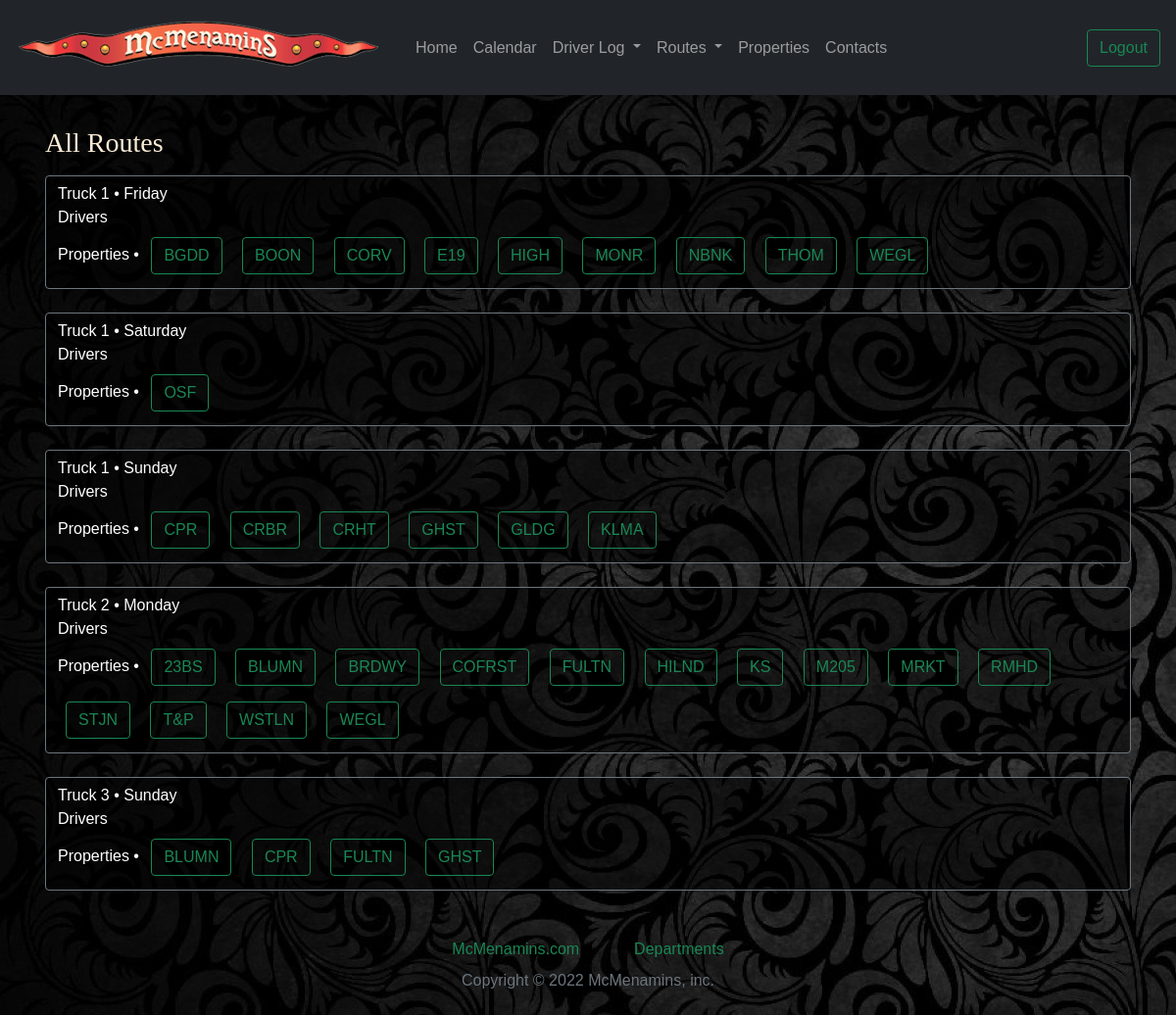
Page /view_routes/ (signed in) on the committed database.
### mcmen_dist_app/models.py (models this page shows, shortened)
class Route(models.Model):
    truck_num = models.CharField(max_length=10)
    day = models.CharField(max_length=10)
    drivers = models.ManyToManyField(User)
    properties = models.ManyToManyField(Property)
    class Meta:
        ordering = ('truck_num', 'day')

class Property(models.Model):
    code = models.CharField(max_length=10)
    latitude = models.FloatField(max_length=20)
    longitude = models.FloatField(max_length=20)
    name = models.CharField(max_length=40)
    phone_num = models.CharField(max_length=20,null=True, blank=True)
    address = models.CharField(max_length=30)
    city = models.CharField(max_length=30)
    state = models.CharField(max_length=30)
    zipcode = models.CharField(max_length=15)
    manager = models.CharField(max_length=30)
    brewer = models.CharField(max_length=30)
    delivery = models.CharField(max_length=30)
    notes = models.TextField(max_length=500)
    images = models.ImageField(upload_to='images/', default='uploaded_files/images/default.jpg')
    def __str__(self):
        return self.code
    class Meta:
        ordering = ('name',)

### mcmen_dist_app/views.py (the view)
# urls.py: path('view_routes/', views.all_routes, name = 'view_routes'),
@login_required
def all_routes(request):
  routes = Route.objects.all()
  props = Property.objects.all()
  return render(request, 'distribution/view_routes.html', {'routes': routes, 'props': props})

### templates/distribution/view_routes.html (shortened to what this page needs)
{% extends 'base.html' %} {% block content %}
<div class="container-sm class= p-3">
    <h3 class="my-3">All Routes</h3>
    {% for route in routes %}
    <div class="mb-4 form-control bg-black bg-opacity-50 text-white border border-secondary">
      Truck {{route.truck_num}} • {{route.day}}<br>
      Drivers
      <br>
      Properties •
      {% for property in route.properties.all %}
      <a href="{% url 'prop_details' property.id%}" class="btn btn-outline-success m-2">{{property}}</a>
      {% endfor %}
    </div>
    {% endfor %}
</div>
{% endblock %}

### static/styles.css (style rules this page uses)
h3 { color:antiquewhite; font-family:Cambria, Cochin, Georgia, Times, 'Times New Roman', serif }
body { background-image: url("/uploaded_files/images/bg_organic_small.jpg"); font-family: Verdana, Geneva, Tahoma, sans-serif; min-height: 100vh; display: flex; flex-direction: column; }

### rows in the picture
Route: truck_num "1", day "Friday"
Property: code "BGDD"
Property: code "BOON"
Property: code "CORV"
Property: code "E19"
Property: code "HIGH"
Property: code "MONR"
Property: code "NBNK"
Property: code "THOM"
Property: code "WEGL"
Route: truck_num "1", day "Saturday"
Property: code "OSF"
Route: truck_num "1", day "Sunday"
Property: code "CPR"
Property: code "CRBR"
Property: code "CRHT"
Property: code "GHST"
Property: code "GLDG"
Property: code "KLMA"
Route: truck_num "2", day "Monday"
Property: code "23BS"
Property: code "BLUMN"
Property: code "BRDWY"
Property: code "COFRST"
Property: code "FULTN"
Property: code "HILND"
Property: code "KS"
Property: code "M205"
Property: code "MRKT"
Property: code "RMHD"
Property: code "STJN"
Property: code "T&P"
Property: code "WSTLN"
Route: truck_num "3", day "Sunday"
